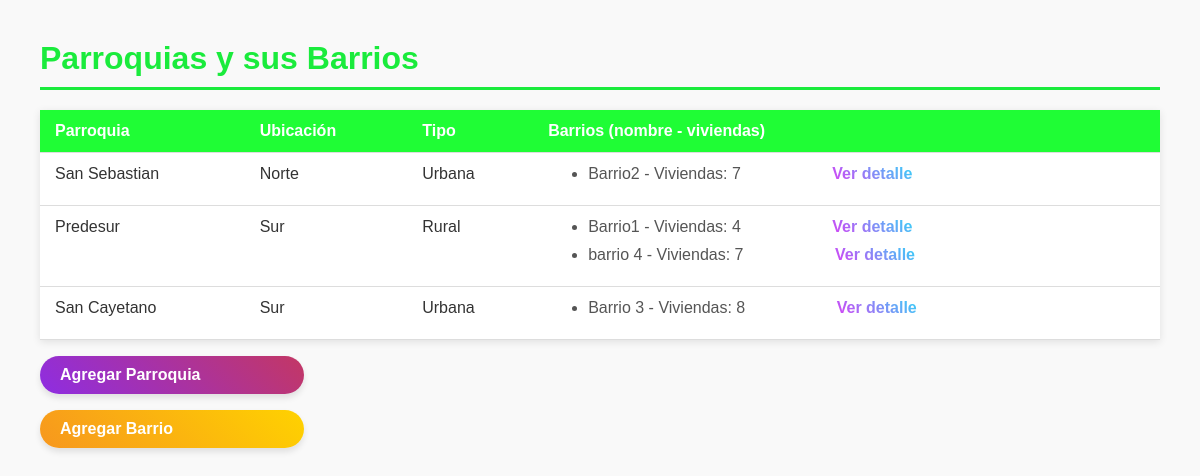
The page / on the database its author committed.
### ordenamiento/models.py (models this page shows, shortened)
class Parroquia(models.Model):
    UBICACION = [
        ('norte', 'Norte'),
        ('sur', 'Sur'),
        ('este', 'Este'),
        ('oeste', 'Oeste')
    ]
    TIPO = [
        ('urbana', 'Urbana'),
        ('rural', 'Rural')
    ]
    nombre = models.CharField(max_length=100)
    ubicacion = models.CharField(max_length=10, choices=UBICACION)
    tipo = models.CharField(max_length=10, choices=TIPO)

class Barrio(models.Model):
    NUM_PARQUES = [(i, str(i)) for i in range(1, 7)]
    nombre = models.CharField(max_length=100)
    numero_viviendas = models.PositiveIntegerField()
    numero_parques = models.IntegerField(choices=NUM_PARQUES)
    numeroE_residenciales = models.PositiveIntegerField()
    parroquia = models.ForeignKey(Parroquia, on_delete=models.CASCADE, related_name="mis_barrios")

### ordenamiento/views.py (the view)
# urls.py: path('', views.parroquias_con_barrios, name='inicio'),
def parroquias_con_barrios(request):
    parroquias = Parroquia.objects.prefetch_related('mis_barrios').all()
    return render(request, 'parroquiasBarrios.html', {'parroquias': parroquias})

### ordenamiento/templates/parroquiasBarrios.html (shortened to what this page needs)
<!DOCTYPE html>
<html lang="es">
<head>
</head>
<body>
  <h1>Parroquias y sus Barrios</h1>
  <table>
    <thead>
      <tr>
        <th>Parroquia</th>
        <th>Ubicación</th>
        <th>Tipo</th>
        <th>Barrios (nombre - viviendas)</th>
      </tr>
    </thead>
    <tbody>
      {% for parroquia in parroquias %}
      <tr>
        <td>{{ parroquia.nombre }}</td>
        <td>{{ parroquia.get_ubicacion_display }}</td>
        <td>{{ parroquia.get_tipo_display }}</td>
        <td>
          <ul>
            {% for barrio in parroquia.mis_barrios.all %}
                <ul>
                    <li>
                        {{ barrio.nombre }} - Viviendas: {{ barrio.numero_viviendas }}
                        <a class="detalle-link" href="{% url 'barrios' barrio.id %}">Ver detalle</a>
                    </li>
                </ul>
            {% empty %}
            <li>No hay barrios registrados</li>
            {% endfor %}
          </ul>
        </td>
      </tr>
      {% endfor %}
    </tbody>
  </table>
  <p><a href="{% url 'crear_parroquia' %}">Agregar Parroquia</a></p>
  <p><a href="{% url 'crear_barrio' %}">Agregar Barrio</a></p>
</body>
</html>

### ordenamiento/templates/parroquiasBarrios.html (style rules this page uses)
body { font-family: Arial, sans-serif; margin: 40px; background-color: #f9f9f9; color: #333; }
h1 { color:rgb(26, 235, 60); margin-bottom: 20px; border-bottom: 3px solid rgb(26, 235, 60); padding-bottom: 10px; }
table { width: 100%; border-collapse: collapse; box-shadow: 0 2px 8px rgba(0,0,0,0.1); background-color: white; }
thead { background-color:rgb(31, 253, 53); color: white; }
th, td { padding: 12px 15px; text-align: left; border-bottom: 1px solid #ddd; vertical-align: top; }
ul { padding-left: 20px; margin: 0; list-style-type: disc; color: #555; }
ul li { margin-bottom: 4px; }
p a { width: 20%; display: inline-block; padding: 10px 20px; color: white; font-weight: bold; text-decoration: none; border-radius: 50px; transition: background 0.5s ease; box-shadow: 0 4px 6px rgba(0,0,0,0.1); }
p:nth-of-type(1) a { background: linear-gradient(45deg, #8e2de2, #c33764); }
p:nth-of-type(2) a { background: linear-gradient(45deg, #f7971e, #ffd200); }
ul li { margin-bottom: 10px; font-size: 16px; }
.detalle-link { margin-left: 75px; padding: 6px 12px; font-weight: bold; text-decoration: none; transition: background 0.3s ease, transform 0.2s ease; background: linear-gradient(45deg,rgb(245, 38, 245),rgb(24, 237, 248)); -webkit-background-clip: text; -webkit-text-fill-color: transparent; background-clip: text; text-fill-color: transparent; }

### rows shown on the page
Parroquia: nombre "San Sebastian", ubicacion "Norte", tipo "Urbana"
Barrio: nombre "Barrio2", numero_viviendas "7"
Parroquia: nombre "Predesur", ubicacion "Sur", tipo "Rural"
Barrio: nombre "Barrio1", numero_viviendas "4"
Barrio: nombre "barrio 4", numero_viviendas "7"
Parroquia: nombre "San Cayetano", ubicacion "Sur", tipo "Urbana"
Barrio: nombre "Barrio 3", numero_viviendas "8"
